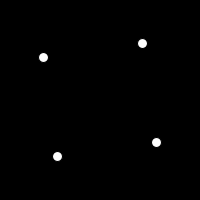
Frame 1 (no input)
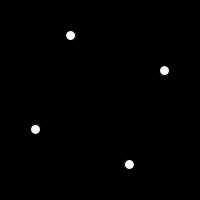
Frame 60 (the mouse pressed at the canvas centre just before this capture)
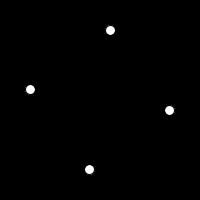
Frame 120 (the mouse held since frame 60 and released just before this capture)

The Processing sketch that drew these frames (run headless with seeded random() and noise(); from frame 60 on, the mouse is pressed at the canvas centre):

// Processing sketch: MatrixHomebrew
// ── MatrixHomebrew.pde
// In this example we homebrew our own Matrix math!
// This is a simple proof of concept, and is not very functional for complex transformations.

ArrayList<PVector> points = new ArrayList<PVector>();

void setup(){
  size(200,200);
  
  points.add(new PVector(-10, -10));
  points.add(new PVector(-10,  10));
  points.add(new PVector( 10,  10));
  points.add(new PVector( 10, -10));
  
}
void draw(){
  background(0);
  
  float time = (float) millis()/1000;
  
  for(PVector p : points){
    PVector tp = Transform(time, 5, 100, 100, p);
    ellipse(tp.x, tp.y, 10, 10);
  }
}
PVector Transform(float radians, float scale, float tx, float ty, PVector p) {

  float a = cos(radians) * scale;
  float b = sin(radians) * scale;
  float c = -b;
  float d = a;
  
  float x = a * p.x + b * p.y + tx;
  float y = c * p.x + d * p.y + ty;

  return new PVector(x, y);
}
